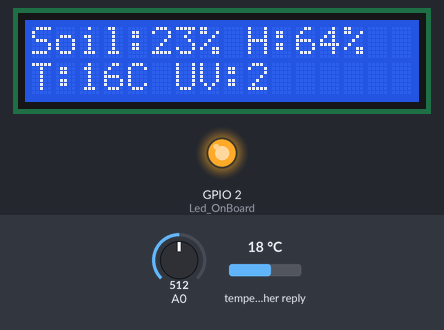
Simulated run of this sketch. Board: ESP8266 (NodeMCU). On the bench: 16×2 character LCD, output pins drawn as LEDs (lit = HIGH). Inputs (shaded band) come from the test bench; at power-on: A0 = 512, temperature in the weather reply 18 °C. WiFi joins after 1.5 s; servers stay silent unless stated; web services answer with replies made up by the test bench; what the sketch prints to the serial monitor is not drawn.

Above: at 6.8 s.
6.9 s: A0 set to 716
At 9.5 s:
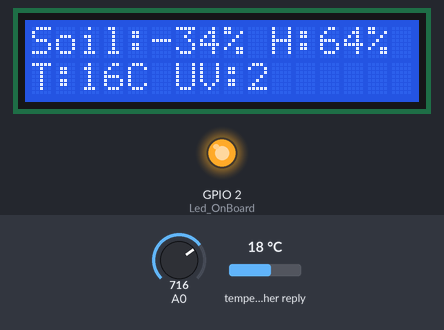
10.6 s: temperature in the weather reply set to -14 °C
At 13.5 s:
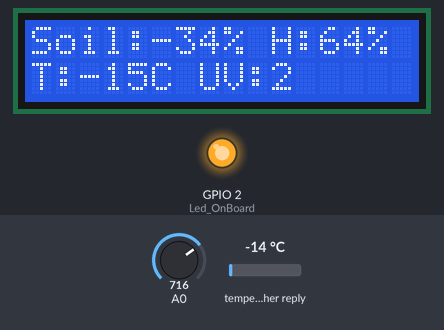
13.8 s: A0 set to 900
At 16.5 s:
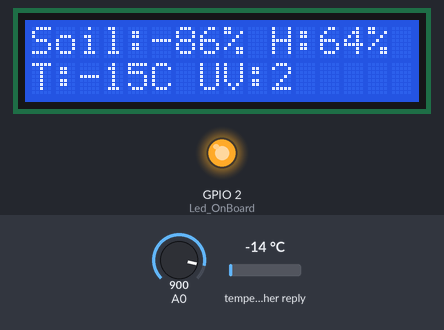
17.0 s: temperature in the weather reply set to -1 °C
At 19.5 s:
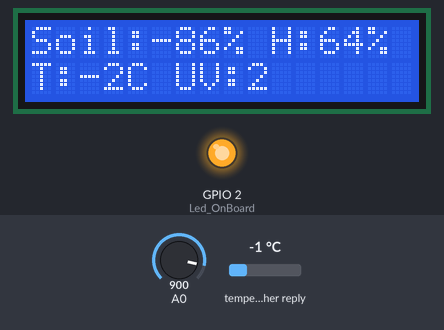
20.3 s: A0 set to 1023
At 22.4 s:
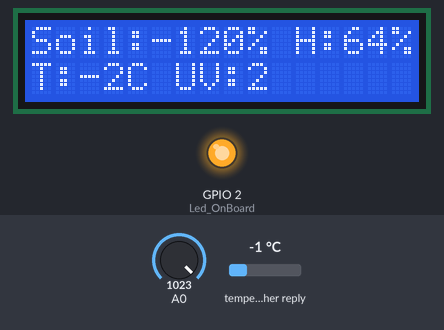
23.5 s: A0 set to 645
At 26.5 s:
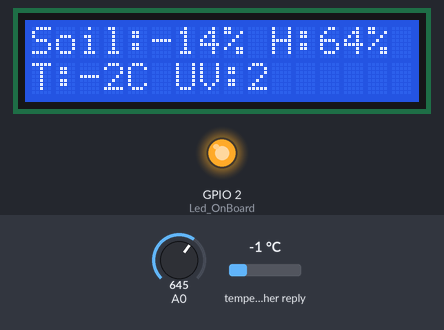
26.8 s: A0 set to 616
Timing chart, 0 to 29.8 s (numbered marks = the images above; inputs shaded):
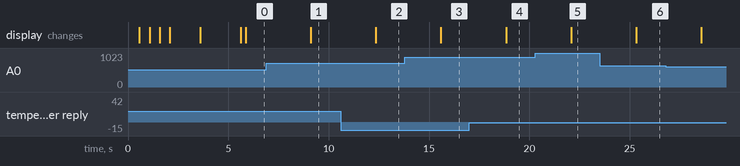

The sketch:

tugas1.ino
```cpp
#include <ESP8266WiFi.h>
#include <ESP8266HTTPClient.h>
#include <WiFiClient.h>
#include <ESP8266WebServer.h>
#include <ESP8266mDNS.h>
#include <DNSServer.h>
#include <WiFiManager.h>
#include <ArduinoJson.h>
#include <SoftwareSerial.h>
#include <Wire.h>
#include <LCD.h>
#include <Arduino_JSON.h>

const char *host = "http://api.openweathermap.org/data/2.5/onecall?lat=-0.0398506&lon=109.2973554&exclude=hourly,daily&appid=d09d65ed123bb55a3a6fc0d22eb73c22";


const int dry = 595; // value for dry sensor
const int wet = 239; // value for wet sensor


#include <LiquidCrystal_I2C.h>
LiquidCrystal_I2C  lcd(0x3F,2,1,0,4,5,6,7);
int Led_OnBoard = 2;
void setup() {
  // put your setup code here, to run once:
  Serial.begin(115200);
  lcd.begin (16,2); // for 16 x 2 LCD module
  lcd.setBacklightPin(3,POSITIVE);
  lcd.setBacklight(HIGH);
  lcd.setCursor(0,0);
  lcd.print("Loading");
  delay(500);
   lcd.print(" .");
  delay(500);
     lcd.print(" .");
  delay(500);
     lcd.print(" .");
  delay(500);
  lcd.setCursor(0,2);
  lcd.print("Menunggu Wifi");
  pinMode(Led_OnBoard, OUTPUT);
  Serial.begin(115200);
  WiFiManager wifiManager;
  wifiManager.autoConnect("Nama Wifi", "12345678");
  lcd.setCursor(0,1);
  lcd.print("Wifi Tersambung");
  lcd.print(' ');
  Serial.println("connected...yeey :)");
  Serial.println("Connecting");
  digitalWrite(Led_OnBoard, HIGH);
  delay(2000);
  lcd.clear();


      int h = 0;
      int uv = 0;

}

void loop() {
  int sensorVal = analogRead(A0);

  // Sensor has a range of 239 to 595
  // We want to translate this to a scale or 0% to 100%
  // More info: https://www.arduino.cc/reference/en/language/functions/math/map/
  int percentageHumididy = map(sensorVal, wet, dry, 100, 0);

  Serial.print(percentageHumididy);
  Serial.println("%");

  HTTPClient http;
  http.begin(host);
  int httpCode = http.GET();
  Serial.println(httpCode);
//  Serial.println(http.getString());
   if (httpCode > 0)
    {
//      StaticJsonDocument<200> doc;
//      deserializeJson(doc, http.getString());
      JSONVar myObject = JSON.parse(http.getString());
//      const char* Temp = doc["current"]["feels_like"];
      Serial.println(myObject["current"]["uvi"]);
      int k = 0;
      int temp = 0;
      int h = 0;
      int uv = 0;
      k = myObject["current"]["feels_like"];
      temp = k -273.15;
      uv = (myObject["current"]["uvi"]);
      h = (myObject["current"]["humidity"]);
      lcd.setCursor(0,0);
  lcd.print("Soil:");
  lcd.print(percentageHumididy);
  lcd.print("% ");
  lcd.print("H:");
  lcd.print(h);
  lcd.print("%");
  lcd.print(' ');

  lcd.setCursor(0,2);
  lcd.print("T:");
  lcd.print(temp);
  lcd.print("C ");
  lcd.print("UV:");
  lcd.print(uv);
    }
  http.end(); //Close connection


      lcd.print(' ');
  delay(3000);


}
```

Measured:
- after the input at 6.9 s, the display: changes after 2.2 s (image 1)
- after the input at 10.6 s, the display: changes after 1.7 s (image 2)
- after the input at 13.8 s, the display: changes after 1.8 s (image 3)
- after the input at 17.0 s, the display: changes after 1.8 s (image 4)
- after the input at 20.3 s, the display: changes after 1.8 s (image 5)
- after the input at 23.5 s, the display: changes after 1.8 s (image 6)
